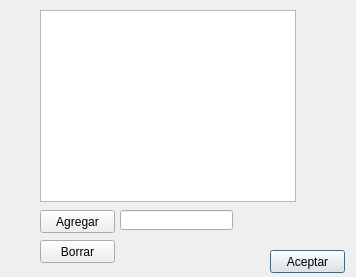
<?xml version="1.0" encoding="UTF-8"?>
<ui version="4.0">
 <class>Dialog</class>
 <widget class="QDialog" name="Dialog">
  <property name="geometry">
   <rect>
    <x>0</x>
    <y>0</y>
    <width>356</width>
    <height>277</height>
   </rect>
  </property>
  <property name="windowTitle">
   <string>Dialog</string>
  </property>
  <widget class="QListWidget" name="listWidget">
   <property name="geometry">
    <rect>
     <x>40</x>
     <y>10</y>
     <width>256</width>
     <height>192</height>
    </rect>
   </property>
  </widget>
  <widget class="QPushButton" name="botonAceptar">
   <property name="geometry">
    <rect>
     <x>270</x>
     <y>250</y>
     <width>75</width>
     <height>23</height>
    </rect>
   </property>
   <property name="text">
    <string>Aceptar</string>
   </property>
  </widget>
  <widget class="QPushButton" name="botonAgr">
   <property name="geometry">
    <rect>
     <x>40</x>
     <y>210</y>
     <width>75</width>
     <height>23</height>
    </rect>
   </property>
   <property name="text">
    <string>Agregar</string>
   </property>
  </widget>
  <widget class="QLineEdit" name="lineEdit">
   <property name="geometry">
    <rect>
     <x>120</x>
     <y>210</y>
     <width>113</width>
     <height>20</height>
    </rect>
   </property>
  </widget>
  <widget class="QPushButton" name="botonBor">
   <property name="geometry">
    <rect>
     <x>40</x>
     <y>240</y>
     <width>75</width>
     <height>23</height>
    </rect>
   </property>
   <property name="text">
    <string>Borrar</string>
   </property>
  </widget>
 </widget>
 <resources/>
 <connections/>
</ui>
